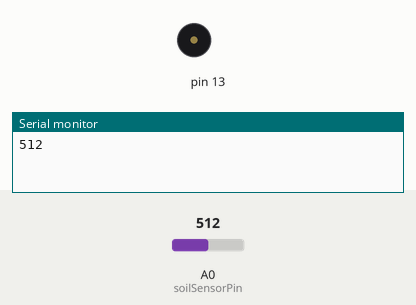
Simulated run of this sketch. Board: Arduino Uno, built with avr-gcc and run on an emulated ATmega328P. Shown: buzzer (waves = sounding), the last lines printed to the serial monitor. Inputs (shaded band) come from the test bench; at power-on: A0 (soilSensorPin) = 512.

Above: at 1.2 s.
1.3 s: A0 (soilSensorPin) set to 767
6.2 s: A0 (soilSensorPin) set to 797
At 10.05 s:
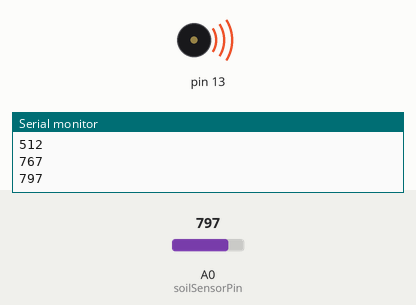
Timing chart, 0 to 16.6 s (numbered marks = the images above; inputs shaded):
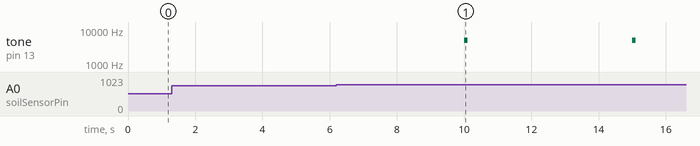

Measured:
- the behaviour switches between 780 and 781 on A0 (soilSensorPin) (found by bisection; images 0 and 1)
- after the input at 6.2 s, tone on pin 13: alternates 5000 Hz for 0.10 s and silent for 4.9 s, starting after 3.8 s

The sketch:

SEN030003testcode.ino
```cpp
const int soilSensorPin = A0; //토양습도센서 아웃을 아두이노 A0로 설정


void setup()
{
    Serial.begin(9600); //시리얼포트 설정
}

void loop()
{
    Serial.println(analogRead(soilSensorPin)); //센서값을 시리얼모니터로 전송

    if (analogRead(soilSensorPin) > 780)   // 토양습도 값에 따른 경고음 울리기(자신의 센서 감도에 알맞게 조절필요)
    {
        tone(13,5000,100); // 피에조 ON (주파수 5000으로 0.1초간 울리기)
    }

    delay(5000);  //반복Term 5초
}
```
